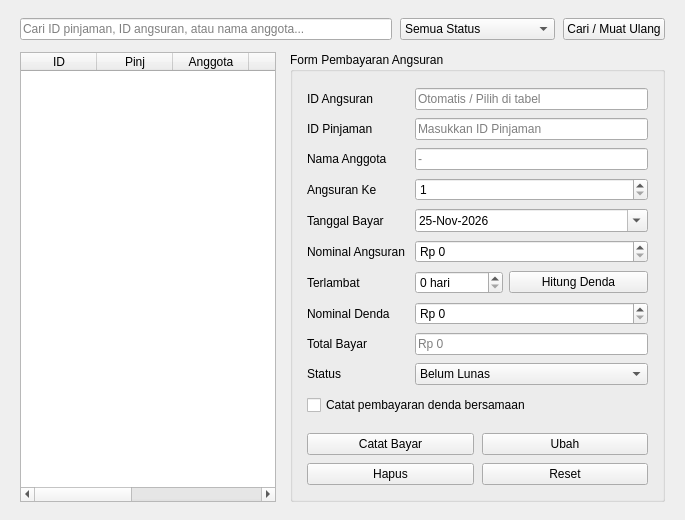
        <widget class="QWidget" name="pageKelolaAngsuran">
         <layout class="QVBoxLayout" name="layoutAngsuran">
          <property name="spacing">
           <number>12</number>
          </property>
          <property name="leftMargin">
           <number>20</number>
          </property>
          <property name="topMargin">
           <number>18</number>
          </property>
          <property name="rightMargin">
           <number>20</number>
          </property>
          <property name="bottomMargin">
           <number>18</number>
          </property>
          <item>
           <layout class="QHBoxLayout" name="layoutAngsuranToolbar">
            <property name="spacing">
             <number>8</number>
            </property>
            <item>
             <widget class="QLineEdit" name="txtCariAngsuran">
              <property name="placeholderText">
               <string>Cari ID pinjaman, ID angsuran, atau nama anggota...</string>
              </property>
             </widget>
            </item>
            <item>
             <widget class="QComboBox" name="cmbFilterStatusAngsuran">
              <property name="minimumSize">
               <size>
                <width>155</width>
                <height>0</height>
               </size>
              </property>
              <item>
               <property name="text">
                <string>Semua Status</string>
               </property>
              </item>
              <item>
               <property name="text">
                <string>Belum Lunas</string>
               </property>
              </item>
              <item>
               <property name="text">
                <string>Lunas</string>
               </property>
              </item>
              <item>
               <property name="text">
                <string>Terlambat</string>
               </property>
              </item>
             </widget>
            </item>
            <item>
             <widget class="QPushButton" name="btnRefreshAngsuran">
              <property name="text">
               <string>Cari / Muat Ulang</string>
              </property>
              <property name="btnType" stdset="0">
               <string>neutral</string>
              </property>
             </widget>
            </item>
           </layout>
          </item>
          <item>
           <layout class="QHBoxLayout" name="layoutAngsuranBody">
            <property name="spacing">
             <number>14</number>
            </property>
            <item>
             <widget class="QTableWidget" name="tblAngsuran">
              <property name="editTriggers">
               <set>QAbstractItemView::NoEditTriggers</set>
              </property>
              <property name="alternatingRowColors">
               <bool>true</bool>
              </property>
              <property name="selectionMode">
               <enum>QAbstractItemView::SingleSelection</enum>
              </property>
              <property name="selectionBehavior">
               <enum>QAbstractItemView::SelectRows</enum>
              </property>
              <attribute name="horizontalHeaderDefaultSectionSize">
               <number>76</number>
              </attribute>
              <attribute name="horizontalHeaderStretchLastSection">
               <bool>true</bool>
              </attribute>
              <column>
               <property name="text">
                <string>ID</string>
               </property>
              </column>
              <column>
               <property name="text">
                <string>Pinj</string>
               </property>
              </column>
              <column>
               <property name="text">
                <string>Anggota</string>
               </property>
              </column>
              <column>
               <property name="text">
                <string>Ke</string>
               </property>
              </column>
              <column>
               <property name="text">
                <string>Tempo</string>
               </property>
              </column>
              <column>
               <property name="text">
                <string>Total</string>
               </property>
              </column>
              <column>
               <property name="text">
                <string>Status</string>
               </property>
              </column>
             </widget>
            </item>
            <item>
             <widget class="QGroupBox" name="grpFormAngsuran">
              <property name="minimumSize">
               <size>
                <width>375</width>
                <height>0</height>
               </size>
              </property>
              <property name="maximumSize">
               <size>
                <width>400</width>
                <height>16777215</height>
               </size>
              </property>
              <property name="title">
               <string>Form Pembayaran Angsuran</string>
              </property>
              <layout class="QVBoxLayout" name="layoutFormAngsuranWrap">
               <property name="spacing">
                <number>10</number>
               </property>
               <property name="leftMargin">
                <number>14</number>
               </property>
               <property name="topMargin">
                <number>16</number>
               </property>
               <property name="rightMargin">
                <number>14</number>
               </property>
               <property name="bottomMargin">
                <number>14</number>
               </property>
               <item>
                <layout class="QFormLayout" name="formAngsuran">
                 <property name="verticalSpacing">
                  <number>8</number>
                 </property>
                 <item row="0" column="0">
                  <widget class="QLabel" name="lblAngsId">
                   <property name="text">
                    <string>ID Angsuran</string>
                   </property>
                  </widget>
                 </item>
                 <item row="0" column="1">
                  <widget class="QLineEdit" name="txtAngsuranId">
                   <property name="readOnly">
                    <bool>true</bool>
                   </property>
                   <property name="placeholderText">
                    <string>Otomatis / Pilih di tabel</string>
                   </property>
                  </widget>
                 </item>
                 <item row="1" column="0">
                  <widget class="QLabel" name="lblAngsIdPinj">
                   <property name="text">
                    <string>ID Pinjaman</string>
                   </property>
                  </widget>
                 </item>
                 <item row="1" column="1">
                  <widget class="QLineEdit" name="txtAngsuranIdPinjaman">
                   <property name="placeholderText">
                    <string>Masukkan ID Pinjaman</string>
                   </property>
                  </widget>
                 </item>
                 <item row="2" column="0">
                  <widget class="QLabel" name="lblAngsNama">
                   <property name="text">
                    <string>Nama Anggota</string>
                   </property>
                  </widget>
                 </item>
                 <item row="2" column="1">
                  <widget class="QLineEdit" name="txtAngsuranNamaAnggota">
                   <property name="readOnly">
                    <bool>true</bool>
                   </property>
                   <property name="placeholderText">
                    <string>-</string>
                   </property>
                  </widget>
                 </item>
                 <item row="3" column="0">
                  <widget class="QLabel" name="lblAngsKe">
                   <property name="text">
                    <string>Angsuran Ke</string>
                   </property>
                  </widget>
                 </item>
                 <item row="3" column="1">
                  <widget class="QSpinBox" name="spnAngsuranKe">
                   <property name="minimum">
                    <number>1</number>
                   </property>
                   <property name="maximum">
                    <number>120</number>
                   </property>
                  </widget>
                 </item>
                 <item row="4" column="0">
                  <widget class="QLabel" name="lblAngsTglBayar">
                   <property name="text">
                    <string>Tanggal Bayar</string>
                   </property>
                  </widget>
                 </item>
                 <item row="4" column="1">
                  <widget class="QDateEdit" name="dateBayarAngsuran">
                   <property name="date">
                    <date>
                     <year>2026</year>
                     <month>11</month>
                     <day>25</day>
                    </date>
                   </property>
                   <property name="displayFormat">
                    <string>dd-MMM-yyyy</string>
                   </property>
                   <property name="calendarPopup">
                    <bool>true</bool>
                   </property>
                  </widget>
                 </item>
                 <item row="5" column="0">
                  <widget class="QLabel" name="lblAngsNominal">
                   <property name="text">
                    <string>Nominal Angsuran</string>
                   </property>
                  </widget>
                 </item>
                 <item row="5" column="1">
                  <widget class="QDoubleSpinBox" name="spnNominalPokokBunga">
                   <property name="prefix">
                    <string>Rp </string>
                   </property>
                   <property name="decimals">
                    <number>0</number>
                   </property>
                   <property name="maximum">
                    <double>1000000000.000000000000000</double>
                   </property>
                   <property name="singleStep">
                    <double>50000.000000000000000</double>
                   </property>
                  </widget>
                 </item>
                 <item row="6" column="0">
                  <widget class="QLabel" name="lblAngsTerlambat">
                   <property name="text">
                    <string>Terlambat</string>
                   </property>
                  </widget>
                 </item>
                 <item row="6" column="1">
                  <layout class="QHBoxLayout" name="layoutHitungDenda">
                   <property name="spacing">
                    <number>6</number>
                   </property>
                   <item>
                    <widget class="QSpinBox" name="spnHariTerlambat">
                     <property name="maximumSize">
                      <size>
                       <width>88</width>
                       <height>16777215</height>
                      </size>
                     </property>
                     <property name="suffix">
                      <string> hari</string>
                     </property>
                     <property name="maximum">
                      <number>365</number>
                     </property>
                    </widget>
                   </item>
                   <item>
                    <widget class="QPushButton" name="btnHitungDenda">
                     <property name="minimumSize">
                      <size>
                       <width>110</width>
                       <height>0</height>
                      </size>
                     </property>
                     <property name="text">
                      <string>Hitung Denda</string>
                     </property>
                     <property name="btnType" stdset="0">
                      <string>secondary</string>
                     </property>
                    </widget>
                   </item>
                  </layout>
                 </item>
                 <item row="7" column="0">
                  <widget class="QLabel" name="lblAngsDenda">
                   <property name="text">
                    <string>Nominal Denda</string>
                   </property>
                  </widget>
                 </item>
                 <item row="7" column="1">
                  <widget class="QDoubleSpinBox" name="spnNominalDenda">
                   <property name="prefix">
                    <string>Rp </string>
                   </property>
                   <property name="decimals">
                    <number>0</number>
                   </property>
                   <property name="maximum">
                    <double>100000000.000000000000000</double>
                   </property>
                  </widget>
                 </item>
                 <item row="8" column="0">
                  <widget class="QLabel" name="lblAngsTotal">
                   <property name="text">
                    <string>Total Bayar</string>
                   </property>
                  </widget>
                 </item>
                 <item row="8" column="1">
                  <widget class="QLineEdit" name="txtTotalBayarAngsuran">
                   <property name="readOnly">
                    <bool>true</bool>
                   </property>
                   <property name="placeholderText">
                    <string>Rp 0</string>
                   </property>
                  </widget>
                 </item>
                 <item row="9" column="0">
                  <widget class="QLabel" name="lblAngsStatus">
                   <property name="text">
                    <string>Status</string>
                   </property>
                  </widget>
                 </item>
                 <item row="9" column="1">
                  <widget class="QComboBox" name="cmbStatusAngsuran">
                   <item>
                    <property name="text">
                     <string>Belum Lunas</string>
                    </property>
                   </item>
                   <item>
                    <property name="text">
                     <string>Lunas</string>
                    </property>
                   </item>
                   <item>
                    <property name="text">
                     <string>Terlambat</string>
                    </property>
                   </item>
                  </widget>
                 </item>
                </layout>
               </item>
               <item>
                <widget class="QCheckBox" name="chkBayarDenda">
                 <property name="text">
                  <string>Catat pembayaran denda bersamaan</string>
                 </property>
                </widget>
               </item>
               <item>
                <spacer name="spacerFormAngsuran">
                 <property name="orientation">
                  <enum>Qt::Vertical</enum>
                 </property>
                 <property name="sizeHint" stdset="0">
                  <size>
                   <width>20</width>
                   <height>8</height>
                  </size>
                 </property>
                </spacer>
               </item>
               <item>
                <layout class="QGridLayout" name="layoutAngsuranButtons">
                 <property name="spacing">
                  <number>8</number>
                 </property>
                 <item row="0" column="0">
                  <widget class="QPushButton" name="btnCatatAngsuran">
                   <property name="text">
                    <string>Catat Bayar</string>
                   </property>
                   <property name="btnType" stdset="0">
                    <string>primary</string>
                   </property>
                  </widget>
                 </item>
                 <item row="0" column="1">
                  <widget class="QPushButton" name="btnUbahAngsuran">
                   <property name="text">
                    <string>Ubah</string>
                   </property>
                   <property name="btnType" stdset="0">
                    <string>secondary</string>
                   </property>
                  </widget>
                 </item>
                 <item row="1" column="0">
                  <widget class="QPushButton" name="btnHapusAngsuran">
                   <property name="text">
                    <string>Hapus</string>
                   </property>
                   <property name="btnType" stdset="0">
                    <string>danger</string>
                   </property>
                  </widget>
                 </item>
                 <item row="1" column="1">
                  <widget class="QPushButton" name="btnResetAngsuran">
                   <property name="text">
                    <string>Reset</string>
                   </property>
                   <property name="btnType" stdset="0">
                    <string>neutral</string>
                   </property>
                  </widget>
                 </item>
                </layout>
               </item>
              </layout>
             </widget>
            </item>
           </layout>
          </item>
         </layout>
        </widget>
